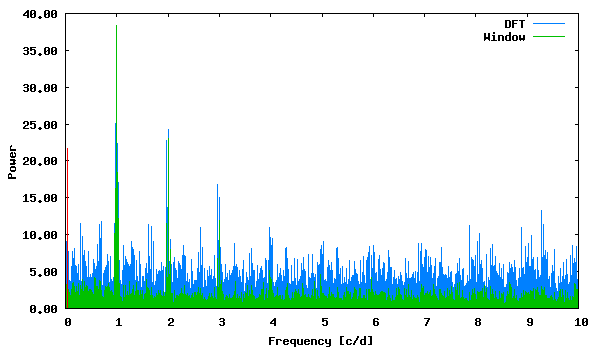

The gnuplot source for this figure:
set term png size 600,350 medium
set colors classic
set output "phase_lc_13.deeming.png"
set xlabel "Frequency [c/d]"
set ylabel "Power"
set format y "%5.2f"
plot "deeming.periodogram" using 1:2 with lines linecolor 3 title "DFT", "deeming.periodogram" using 1:3 with lines linecolor 2 title "Window", "<echo '0.033409 21.72237589'" with impulses linecolor 1 title ""
 
